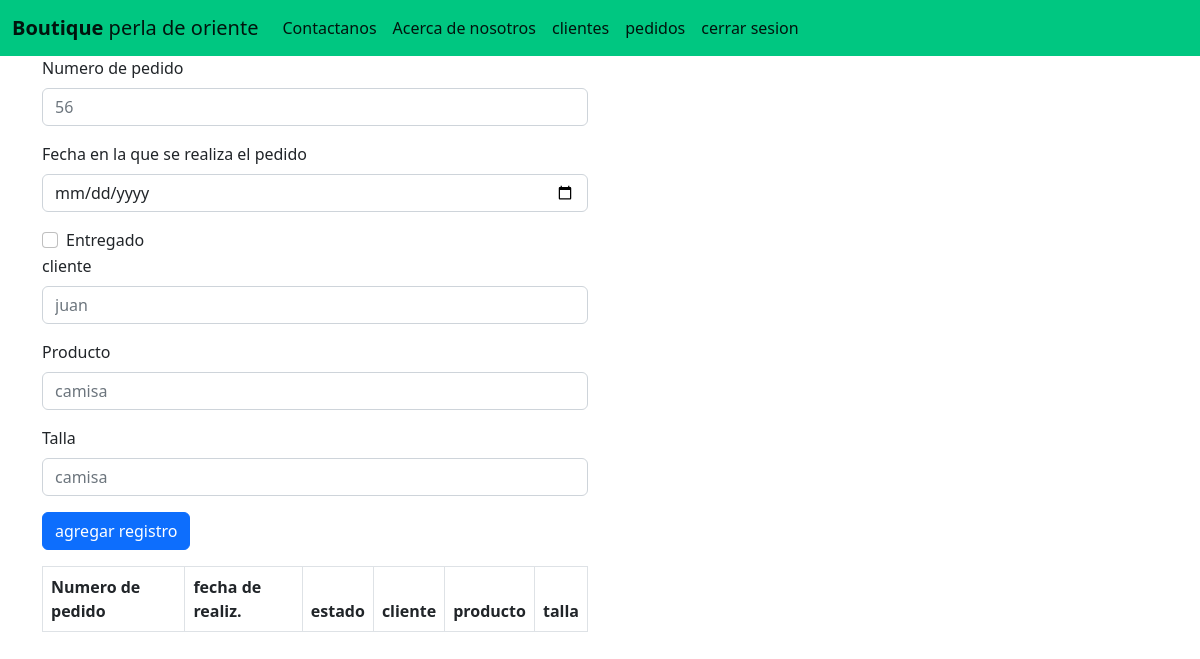
Page /pedidos/ on the earlier database version.
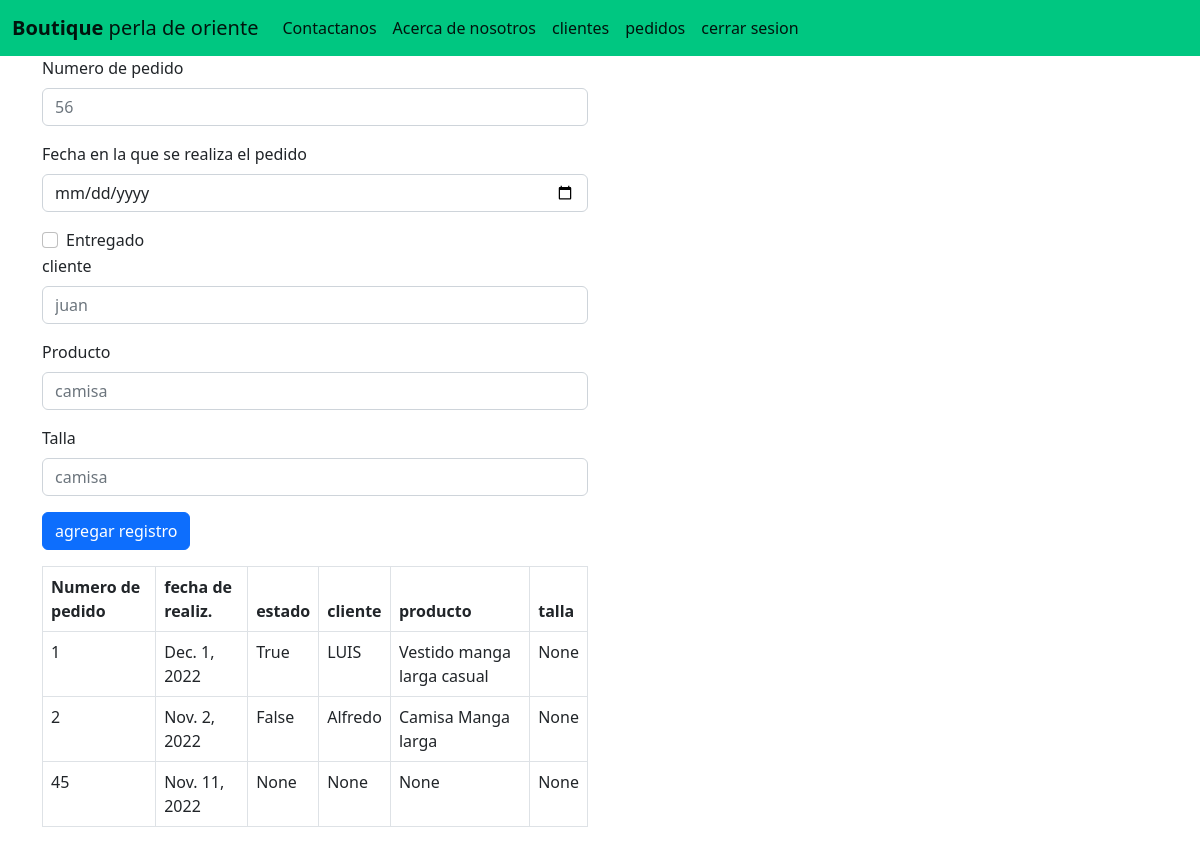
Same page on the later database version.
### app_tablas/models.py (models this page shows, shortened)
class Pedido(models.Model):
    numero = models.IntegerField()
    fecha = models.DateField()
    entregado = models.BooleanField(null=True)
    nombre_c= models.ForeignKey(Cliente, null=True, blank=True, on_delete=models.CASCADE)
    nombre_p=models.ForeignKey(Articulo, null=True, blank=True, on_delete=models.CASCADE)
    talla=models.ForeignKey(Tallas, null=True, blank=True, on_delete=models.CASCADE)

class Cliente(models.Model):
    nombre = models.CharField(max_length=50)
    direccion = models.CharField(max_length=80)
    email = models.EmailField()
    tfno = models.CharField(max_length=9)
    def __str__(self):
        return (self.nombre)

class Articulo(models.Model):
    nombre = models.CharField(max_length=50)
    seccion = models.CharField(max_length=20)
    precio = models.IntegerField()
    def __str__(self):
        return (self.nombre)

### app_tablas/views.py (the view)
# urls.py: path('pedidos/', pedido),
def pedido(request):
    pedido = Pedido.objects.all()
    return render (request, 'pedidos.html', {"pedido":pedido})

### app_tablas/Templates/pedidos.html (shortened to what this page needs)
{%load static%}
<!DOCTYPE html>
<head>
    <link href="{%static 'lib/bootstrap/css/bootstrap.css'%}" rel="stylesheet" >
<body>
    <nav class="navbar  navbar-expand" style="background-color: #00c781;">
        <div class="container-fluid">
          <a class="navbar-brand" href="/principal"><b>Boutique</b> perla de oriente</a>
          <div class="collapse navbar-collapse" id="navbarSupportedContent">
            <div class="collapse navbar-collapse" id="navbarSupportedContent">
              <ul class="navbar-nav me-auto mb-2 mb-lg-0">
                <li class="nav-item">
                  <a class="nav-link active" aria-current="page" href="/contacto">Contactanos</a>
                </li>
                <li class="nav-item">
                  <a class="nav-link active" href="/about">Acerca de nosotros</a>
                </li>
                <li class="nav-item">
                  <a class="nav-link active" href="/clientes">clientes</a>
                </li>
                <li class="nav-item">
                  <a class="nav-link active" href="/pedidos">pedidos</a>
                </li>
                <li class="nav-item">
                  <a class="nav-link active" href="/cerrarsesion/">cerrar sesion</a>
                </li>
          </div>
        </div>
      </nav>
      {% block content%}
      <div class="container text-centyer">
        <div class="row">
          <div class="col-6 ">
            <form action="/aggpedido/", method="post">{% csrf_token %}
              <div class="mb-3">
                <label for="exampleFormControlInput1" class="form-label">Numero de pedido</label>
                <input type="number" class="form-control" name="num"  id="num" placeholder="56">
              </div>
              <div class="mb-3">
                <label for="exampleFormControlInput1" class="form-label">Fecha en la que se realiza el pedido</label>
                <input type="date" class="form-control" name="date" id="date" placeholder="28/09/21">
              </div>
              <div class="form-check">
                <input class="form-check-input" type="checkbox" value="" name="save" id="save">
                <label class="form-check-label" for="flexCheckDefault">
                  Entregado
                </label>
              </div>
              <div class="mb-3">
                <label for="exampleFormControlInput1" class="form-label">cliente</label>
                <input type="text" class="form-control" name="cli" id="cli" placeholder="juan">
              </div>
              <div class="mb-3">
                <label for="exampleFormControlInput1" class="form-label">Producto</label>
                <input type="text" class="form-control" name="pro" id="pro" placeholder="camisa">
              </div>
              <div class="mb-3">
                <label for="exampleFormControlInput1" class="form-label">Talla</label>
                <input type="text" class="form-control" name="size" id="size" placeholder="camisa">
              </div>
              <div class="col-auto">
            <button type="submit" class="btn btn-primary mb-3">agregar registro</button>
          </div>
        </form>
            <table id="mostrar" class="table table-bordered table-hover">
              <thead>
                <tr>
                <th>Numero de pedido</th>
                <th>fecha de realiz.</th>
                <th>estado</th>
                <th>cliente</th>
                <th>producto</th>
                <th>talla</th>
            </tr>
              </thead>
              <tbody>
                {%for ped in pedido %}
                <tr>
                  <td>{{ped.numero}}</td>
                  <td>{{ped.fecha}}</td>
                  <td>{{ped.entregado}}</td>
                  <td>{{ped.nombre_c}}</td>
                  <td>{{ped.nombre_p}}</td>
                  <td>{{ped.talla}}</td>
                  {% endfor %}
                </tr>
              </tbody>
            </table>
          </div>
        </div>
      </div>
      {% endblock %}
</body>

Differences in the rows shown:
added Pedido: numero "1", fecha "Dec. 1, 2022", entregado "True", nombre_c "LUIS", nombre_p "Vestido manga larga casual", talla "None"
added Pedido: numero "2", fecha "Nov. 2, 2022", entregado "False", nombre_c "Alfredo", nombre_p "Camisa Manga larga", talla "None"
added Pedido: numero "45", fecha "Nov. 11, 2022", entregado "None", nombre_c "None", nombre_p "None", talla "None"
